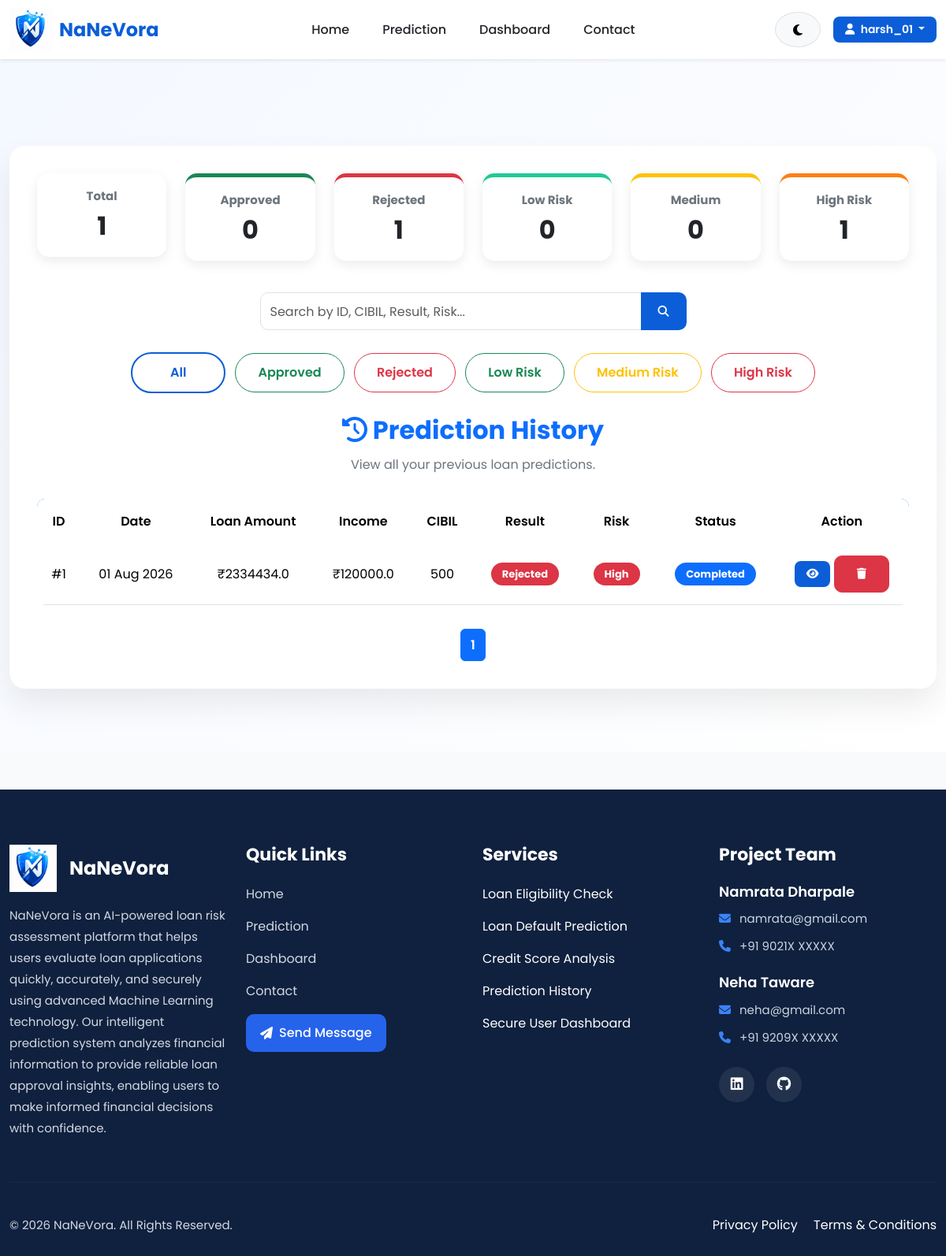
The page /history/ (signed in) on the database as committed earlier.
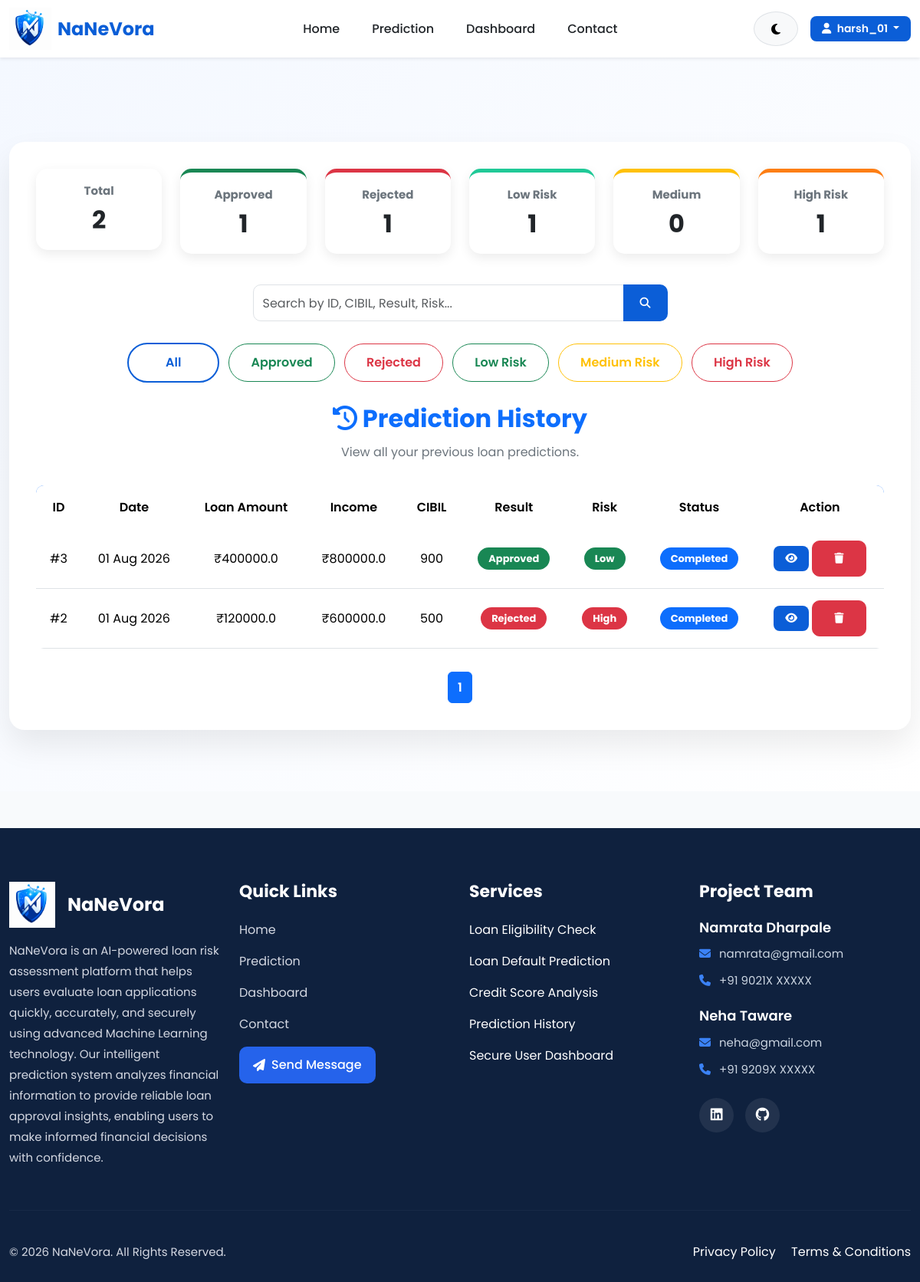
The same page on the database as committed later.
### website/models.py (models this page shows, shortened)
class Prediction(models.Model):
    EDUCATION = [
        ('Graduate', 'Graduate'),
        ('Not Graduate', 'Not Graduate'),
    ]
    YES_NO = [
        ('Yes', 'Yes'),
        ('No', 'No'),
    ]
    RESULT = [
        ('Approved', 'Approved'),
        ('Rejected', 'Rejected'),
    ]
    user = models.ForeignKey(
        User,
        on_delete=models.CASCADE,
        related_name='predictions'
    )
    no_of_dependents = models.IntegerField()
    education = models.CharField(
        max_length=20,
        choices=EDUCATION
    )
    self_employed = models.CharField(
        max_length=10,
        choices=YES_NO
    )
    income_annum = models.FloatField()
    loan_amount = models.FloatField()
    loan_term = models.IntegerField()
    cibil_score = models.IntegerField()
    residential_assets_value = models.FloatField()
    commercial_assets_value = models.FloatField()
    luxury_assets_value = models.FloatField()
    bank_asset_value = models.FloatField()
    loan_income_ratio = models.FloatField(
        default=0
    )
    asset_loan_ratio = models.FloatField(
        default=0
    )
    prediction_result = models.CharField(
        max_length=20,
        choices=RESULT,
        blank=True
    )
    prediction_probability = models.FloatField(
        default=0
    )
    created_at = models.DateTimeField(
        auto_now_add=True
    )
    prediction_probability = models.FloatField(
        default=0
    )
    status = models.CharField(
    max_length=20,
    default="Completed"
    )
    risk_level = models.CharField(
    max_length=20,
    default="Low"
    )

### website/views.py (the view, shortened to what this page needs)
# urls.py: path('history/', views.history, name='history'),
@login_required
def history(request):
    query = request.GET.get("search", "")
    filter_by = request.GET.get("filter", "all")
    predictions = Prediction.objects.filter(
        user=request.user
    )
    if filter_by == "approved":
        predictions = predictions.filter(
            prediction_result="Approved"
        )
    elif filter_by == "rejected":
        predictions = predictions.filter(
            prediction_result="Rejected"
        )
    elif filter_by == "low":
        predictions = predictions.filter(
            risk_level="Low"
        )
    elif filter_by == "medium":
        predictions = predictions.filter(
            risk_level="Medium"
        )
    elif filter_by == "high":
        predictions = predictions.filter(
            risk_level="High"
        )
    predictions = predictions.order_by("-created_at")
    paginator = Paginator(predictions, 10)
    page_number = request.GET.get("page")
    predictions = paginator.get_page(page_number)
    return render(
    request,
    "history.html",
    {
        "predictions": predictions,
        "query": query,
        "filter": filter_by,
        "total_predictions": Prediction.objects.filter(
            user=request.user
        ).count(),
        "approved_count": Prediction.objects.filter(
            user=request.user,
            prediction_result="Approved"
        ).count(),
        "rejected_count": Prediction.objects.filter(
            user=request.user,
            prediction_result="Rejected"
        ).count(),
        "low_count": Prediction.objects.filter(
            user=request.user,
            risk_level="Low"
        ).count(),
        "medium_count": Prediction.objects.filter(
            user=request.user,
            risk_level="Medium"
        ).count(),
        "high_count": Prediction.objects.filter(
            user=request.user,
            risk_level="High"
        ).count(),
    }
)

### templates/history.html (shortened to what this page needs)
{% extends 'base.html' %}
{% load static %}
{% block extra_css %}
<link rel="stylesheet" href="{% static 'css/history.css' %}">
{% endblock %}
{% block content %}
<section class="history-section">
    <div class="container">
        <div class="history-card">
            <div class="row mb-4">
    <div class="col-md-2 mb-3">
        <div class="card stats-card text-center">
            <h6>Total</h6>
            <h2>{{ total_predictions }}</h2>
        </div>
    </div>
    <div class="col-md-2 mb-3">
        <div class="card stats-card success text-center">
            <h6>Approved</h6>
            <h2>{{ approved_count }}</h2>
        </div>
    </div>
    <div class="col-md-2 mb-3">
        <div class="card stats-card danger text-center">
            <h6>Rejected</h6>
            <h2>{{ rejected_count }}</h2>
        </div>
    </div>
    <div class="col-md-2 mb-3">
        <div class="card stats-card low text-center">
            <h6>Low Risk</h6>
            <h2>{{ low_count }}</h2>
        </div>
    </div>
    <div class="col-md-2 mb-3">
        <div class="card stats-card medium text-center">
            <h6>Medium</h6>
            <h2>{{ medium_count }}</h2>
        </div>
    </div>
    <div class="col-md-2 mb-3">
        <div class="card stats-card high text-center">
            <h6>High Risk</h6>
            <h2>{{ high_count }}</h2>
        </div>
    </div>
</div>
            <div class="history-header">
                <div class="row mb-4">
                    <div class="col-md-6 mx-auto">
                        <form method="GET">
                            <div class="input-group">
                                <input
                                    type="text"
                                    name="search"
                                    class="form-control"
                                    placeholder="Search by ID, CIBIL, Result, Risk..."
                                    value="{{ query }}">
                                <button
                                    class="btn btn-primary"
                                    type="submit">
                                    <i class="fa-solid fa-magnifying-glass"></i>
                                </button>
                            </div>
                        </form>
                    </div>
                </div>
            <div class="text-center mb-4">
                <a href="?filter=all"class="btn btn-outline-primary m-1">
                 All
                </a>
                <a href="?filter=approved"
                    class="btn btn-outline-success m-1">
                Approved
                 </a>
                <a href="?filter=rejected"
                    class="btn btn-outline-danger m-1">
                Rejected
                </a>
                <a href="?filter=low"
                class="btn btn-outline-success m-1">
                Low Risk
                </a>
                <a href="?filter=medium"
                class="btn btn-outline-warning m-1">
                Medium Risk
                </a>
                <a href="?filter=high"
                class="btn btn-outline-danger m-1">
                High Risk
                </a>
                </div>
                <h2>
                    <i class="fa-solid fa-clock-rotate-left"></i>
                    Prediction History
                </h2>
                <p>
                    View all your previous loan predictions.
                </p>
            </div>
            {% if predictions %}
            <div class="table-responsive">
                <table class="table table-hover align-middle">
                    <thead>
                        <tr>
                            <th>ID</th>
                            <th>Date</th>
                            <th>Loan Amount</th>
                            <th>Income</th>
                            <th>CIBIL</th>
                            <th>Result</th>
                            <th>Risk</th>
                            <th>Status</th>
                            <th>Action</th>
                        </tr>
                    </thead>
                    <tbody>
                        {% for prediction in predictions %}
                        <tr>
                            <td>
                                #{{ prediction.id }}
                            </td>
                            <td>
                                {{ prediction.created_at|date:"d M Y" }}
                            </td>
                            <td>
                                ₹{{ prediction.loan_amount }}
                            </td>
                            <td>
                                ₹{{ prediction.income_annum }}
                            </td>
                            <td>
                                {{ prediction.cibil_score }}
                            </td>
                            <td>
                                {% if prediction.prediction_result == "Approved" %}
                                <span class="badge bg-success">
                                    Approved
                                </span>
                                {% else %}
                                <span class="badge bg-danger">
                                    Rejected
                                </span>
                                {% endif %}
                            </td>
                            <td>
                                {% if prediction.risk_level == "Low" %}
                                <span class="badge bg-success">
                                    Low
                                </span>
                                {% elif prediction.risk_level == "Medium" %}
                                <span class="badge bg-warning text-dark">
                                    Medium
                                </span>
                                {% else %}
                                <span class="badge bg-danger">
                                    High
                                </span>
                                {% endif %}
                            </td>
                            <td>
                                <span class="badge bg-primary">
                                    {{ prediction.status }}
                                </span>
                            </td>
<td>
    <a href="{% url 'result' prediction.id %}"
       class="btn btn-sm btn-primary">
        <i class="fa-solid fa-eye"></i>
    </a>
    <a href="{% url 'delete_prediction' prediction.id %}"
       class="btn btn-sm btn-danger"
       onclick="return confirm('Are you sure you want to delete this prediction?');">
        <i class="fa-solid fa-trash"></i>
    </a>
</td>
                        </tr>
                        {% endfor %}
                    </tbody>
                </table>
            </div>
            <nav class="mt-4">
    <ul class="pagination justify-content-center">
        {% for page in predictions.paginator.page_range %}
        <li class="page-item {% if predictions.number == page %}active{% endif %}">
            <a class="page-link"
               href="?page={{ page }}&search={{ query }}&filter={{ filter }}">
                {{ page }}
            </a>
        </li>
        {% endfor %}
    </ul>
</nav>
            {% endif %}
        </div>
    </div>
</section>
{% endblock %}

### templates/navbar.html (shortened to what this page needs)
{% load static %}
<nav class="navbar navbar-expand-lg custom-navbar shadow-sm sticky-top">
    <div class="container">
<a class="navbar-brand d-flex align-items-center"
   href="{% url 'home' %}">
    <img src="{% static 'images/logo.png' %}"
         alt="NaNeVora Logo"
         class="logo-img">
    <div class="ms-2">
        <h4 class="brand-text mb-0">
            NaNeVora
        </h4>
        </div>
        </a>
        <div class="collapse navbar-collapse"
             id="mainNavbar">
            <ul class="navbar-nav mx-auto">
                <li class="nav-item">
                    <a class="nav-link" href="{% url 'home' %}">
                        Home
                    </a>
                </li>
                <li class="nav-item">
                    <a class="nav-link" href="{% url 'prediction' %}">
                        Prediction
                    </a>
                </li>
                <li class="nav-item">
                    <a class="nav-link" href="{% url 'dashboard' %}">
                        Dashboard
                    </a>
                </li>
                <li class="nav-item">
                    <a class="nav-link" href="{% url 'contact' %}">
                        Contact
                    </a>
                </li>
            </ul>
            <div class="d-flex align-items-center">
                <button
                    type="button"
                    class="btn btn-light theme-btn me-3"
                    id="themeToggle"
                    aria-label="Toggle Dark Mode">
                    <i class="fa-solid fa-moon"></i>
                </button>
                {% if user.is_authenticated %}
                <div class="dropdown">
                    <button class="btn btn-primary dropdown-toggle"
                            data-bs-toggle="dropdown">
                        <i class="fa-solid fa-user me-1"></i>
                        {{ user.username }}
                    </button>
                </div>
                {% endif %}
            </div>
        </div>
    </div>
</nav>

Rows that differ between the two databases and show on the page:
removed Prediction: id "1", created_at "01 Aug 2026", loan_amount "2334434.0", income_annum "120000.0", cibil_score "500", prediction_result "Rejected", risk_level "High", status "Completed"
added Prediction: id "3", created_at "01 Aug 2026", loan_amount "400000.0", income_annum "800000.0", cibil_score "900", prediction_result "Approved", risk_level "Low", status "Completed"
added Prediction: id "2", created_at "01 Aug 2026", loan_amount "120000.0", income_annum "600000.0", cibil_score "500", prediction_result "Rejected", risk_level "High", status "Completed"
Other text that changed with them:
{{ total_predictions }}: "1" → "2"
{{ approved_count }}: "0" → "1"
{{ low_count }}: "0" → "1"
